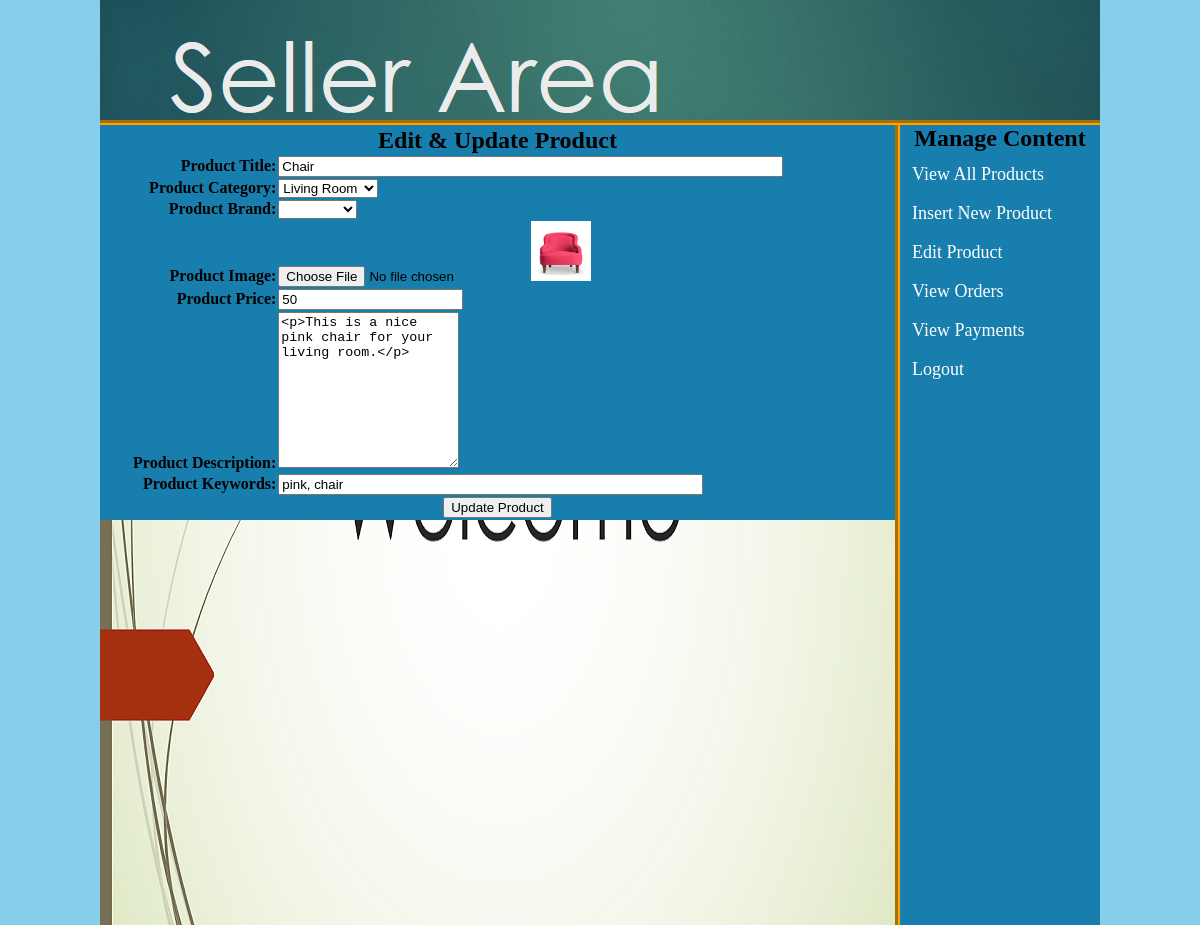
/sellermanagement/index.php?edit_pro=13 (signed in), run on the app's committed database.
### tables this page shows
CREATE TABLE IF NOT EXISTS `products` (
  `product_id` int(100) NOT NULL AUTO_INCREMENT,
  `product_cat` int(100) NOT NULL,
  `product_brand` int(100) NOT NULL,
  `product_title` varchar(255) NOT NULL,
  `product_price` int(100) NOT NULL,
  `product_desc` text NOT NULL,
  `product_image` text NOT NULL,
  `product_keywords` text NOT NULL,
  `seller_email` varchar(100) NOT NULL,
  PRIMARY KEY (`product_id`)
);

CREATE TABLE IF NOT EXISTS `categories` (
  `cat_id` int(100) NOT NULL AUTO_INCREMENT,
  `cat_title` text NOT NULL,
  PRIMARY KEY (`cat_id`)
);

### sellermanagement/edit_pro.php (the view, shortened to what this page needs)
<!DOCTYPE>
<?php
include("includes/db.php");
if(isset($_GET['edit_pro'])){
	$get_id = $_GET['edit_pro'];
	$get_pro = "select * from products where product_id='$get_id'";
	$run_pro = mysqli_query($con, $get_pro);
	$row_pro=mysqli_fetch_array($run_pro);
		$pro_title = $row_pro['product_title'];
		$pro_image = $row_pro['product_image'];
		$pro_price = $row_pro['product_price'];
		$pro_desc = $row_pro['product_desc'];
		$pro_keywords = $row_pro['product_keywords'];
		$pro_cat = $row_pro['product_cat'];
		$pro_brand = $row_pro['product_brand'];
		$get_cat = "select * from categories where cat_id='$pro_cat'";
		$run_cat=mysqli_query($con, $get_cat);
		$row_cat=mysqli_fetch_array($run_cat);
		$category_title = $row_cat['cat_title'];
		$get_brand = "select * from brands where brand_id='$pro_brand'";
		$run_brand=mysqli_query($con, $get_brand);
		$row_brand=mysqli_fetch_array($run_brand);
		$brand_title = $row_brand['brand_title'];
}
?>
<html>
	<head>
	</head>
<body bgcolor="skyblue">
	<form action="" method="post" enctype="multipart/form-data">
		<table align="center" width="795" border="2" bgcolor="#187eae">
			<tr align="center">
				<td colspan="7"><h2>Edit & Update Product</h2></td>
			</tr>
			<tr>
				<td align="right"><b>Product Title:</b></td>
				<td><input type="text" name="product_title" size="60" value="<?php echo $pro_title;?>"/></td>
			</tr>
			<tr>
				<td align="right"><b>Product Category:</b></td>
				<td>
				<select name="product_cat" >
					<option><?php echo $category_title; ?></option>
				</select>
				</td>
			</tr>
			<tr>
				<td align="right"><b>Product Brand:</b></td>
				<td>
				<select name="product_brand" >
					<option><?php echo $brand_title; ?></option>
					<?php
		$get_brands = "select * from brands";
	$run_brands = mysqli_query($con, $get_brands);
	while ($row_brands=mysqli_fetch_array($run_brands)){
		$brand_id = $row_brands['brand_id'];
		$brand_title = $row_brands['brand_title'];
	echo "<option value='$brand_id'>$brand_title</option>";
	}
					?>
				</select>
				</td>
			</tr>
			<tr>
				<td align="right"><b>Product Image:</b></td>
				<td><input type="file" name="product_image" /><img src="product_images/<?php echo $pro_image; ?>" width="60" height="60"/></td>
			</tr>
			<tr>
				<td align="right"><b>Product Price:</b></td>
				<td><input type="text" name="product_price" value="<?php echo $pro_price;?>"/></td>
			</tr>
			<tr>
				<td align="right"><b>Product Description:</b></td>
				<td><textarea name="product_desc" cols="20" rows="10"><?php echo $pro_desc;?></textarea></td>
			</tr>
			<tr>
				<td align="right"><b>Product Keywords:</b></td>
				<td><input type="text" name="product_keywords" size="50" value="<?php echo $pro_keywords;?>"/></td>
			</tr>
			<tr align="center">
				<td colspan="7"><input type="submit" name="update_product" value="Update Product"/></td>
			</tr>
		</table>
	</form>
</body>
</html>

### sellermanagement/styles/style.css (style rules this page uses)
html, body, div, span, applet, object, iframe, h1, h2, h3, h4, h5, h6, p, blockquote, pre, a, abbr, acronym, address, big, cite, code, del, dfn, em, img, ins, kbd, q, s, samp, small, strike, strong, sub, sup, tt, var, b, u, i, center, dl, dt, dd, ol, ul, li, fieldset, form, label, legend, table, caption, tbody, tfoot, thead, tr, th, td, article, aside, canvas, details, embed, figure, figcaption, footer, header, hgroup, menu, nav, output, ruby, section, summary, time, mark, audio, video { margin: 0; padding: 0; border: 0; vertical-align: baseline; }
body { background:skyblue; }

### data on the page
products: product_title "Chair", product_image (picture), product_price "50", product_desc "<p>This is a nice pink chair for your living room.</p>", product_keywords "pink, chair"
categories: product_cat "Living Room"
